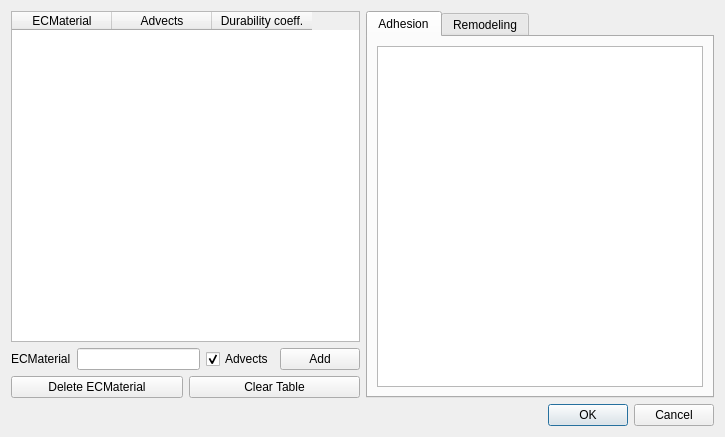
<?xml version="1.0" encoding="UTF-8"?>
<ui version="4.0">
 <class>ECMaterialsDlg</class>
 <widget class="QDialog" name="ECMaterialsDlg">
  <property name="geometry">
   <rect>
    <x>0</x>
    <y>0</y>
    <width>725</width>
    <height>437</height>
   </rect>
  </property>
  <property name="sizePolicy">
   <sizepolicy hsizetype="Preferred" vsizetype="Preferred">
    <horstretch>0</horstretch>
    <verstretch>0</verstretch>
   </sizepolicy>
  </property>
  <property name="windowTitle">
   <string>ECMaterials Plugin: Please define extracellular materials</string>
  </property>
  <property name="sizeGripEnabled">
   <bool>false</bool>
  </property>
  <layout class="QGridLayout" name="gridLayout">
   <item row="0" column="0">
    <layout class="QHBoxLayout" name="horizontalLayout_3">
     <item>
      <layout class="QVBoxLayout" name="verticalLayout">
       <item>
        <widget class="QTableWidget" name="tableWidget_materialDefs">
         <property name="sizePolicy">
          <sizepolicy hsizetype="MinimumExpanding" vsizetype="Expanding">
           <horstretch>0</horstretch>
           <verstretch>0</verstretch>
          </sizepolicy>
         </property>
         <property name="minimumSize">
          <size>
           <width>300</width>
           <height>0</height>
          </size>
         </property>
         <column>
          <property name="text">
           <string>ECMaterial</string>
          </property>
         </column>
         <column>
          <property name="text">
           <string>Advects</string>
          </property>
         </column>
         <column>
          <property name="text">
           <string>Durability coeff.</string>
          </property>
         </column>
        </widget>
       </item>
       <item>
        <layout class="QHBoxLayout" name="horizontalLayout">
         <item>
          <widget class="QLabel" name="label">
           <property name="text">
            <string>ECMaterial</string>
           </property>
          </widget>
         </item>
         <item>
          <widget class="QLineEdit" name="lineEdit"/>
         </item>
         <item>
          <widget class="QCheckBox" name="checkBox">
           <property name="text">
            <string>Advects</string>
           </property>
           <property name="checked">
            <bool>true</bool>
           </property>
          </widget>
         </item>
         <item>
          <widget class="QPushButton" name="pushButton_add">
           <property name="text">
            <string>Add</string>
           </property>
          </widget>
         </item>
        </layout>
       </item>
       <item>
        <layout class="QHBoxLayout" name="horizontalLayout_2">
         <item>
          <widget class="QPushButton" name="pushButton_delete">
           <property name="text">
            <string>Delete ECMaterial</string>
           </property>
          </widget>
         </item>
         <item>
          <widget class="QPushButton" name="pushButton_clear">
           <property name="text">
            <string>Clear Table</string>
           </property>
          </widget>
         </item>
        </layout>
       </item>
      </layout>
     </item>
     <item>
      <layout class="QVBoxLayout" name="verticalLayout_2">
       <item>
        <widget class="QTabWidget" name="tabWidget">
         <property name="currentIndex">
          <number>0</number>
         </property>
         <widget class="QWidget" name="tab_adhesion">
          <attribute name="title">
           <string>Adhesion</string>
          </attribute>
          <layout class="QGridLayout" name="gridLayout_2">
           <item row="0" column="0">
            <widget class="QTableWidget" name="tableWidget_adhesion"/>
           </item>
          </layout>
         </widget>
         <widget class="QWidget" name="tab_remodeling">
          <attribute name="title">
           <string>Remodeling</string>
          </attribute>
          <layout class="QGridLayout" name="gridLayout_3">
           <item row="0" column="0">
            <widget class="QTableWidget" name="tableWidget_remodeling"/>
           </item>
          </layout>
         </widget>
        </widget>
       </item>
      </layout>
     </item>
    </layout>
   </item>
   <item row="1" column="0">
    <widget class="QDialogButtonBox" name="buttonBox">
     <property name="standardButtons">
      <set>QDialogButtonBox::Cancel|QDialogButtonBox::Ok</set>
     </property>
    </widget>
   </item>
  </layout>
 </widget>
 <resources/>
 <connections/>
</ui>
